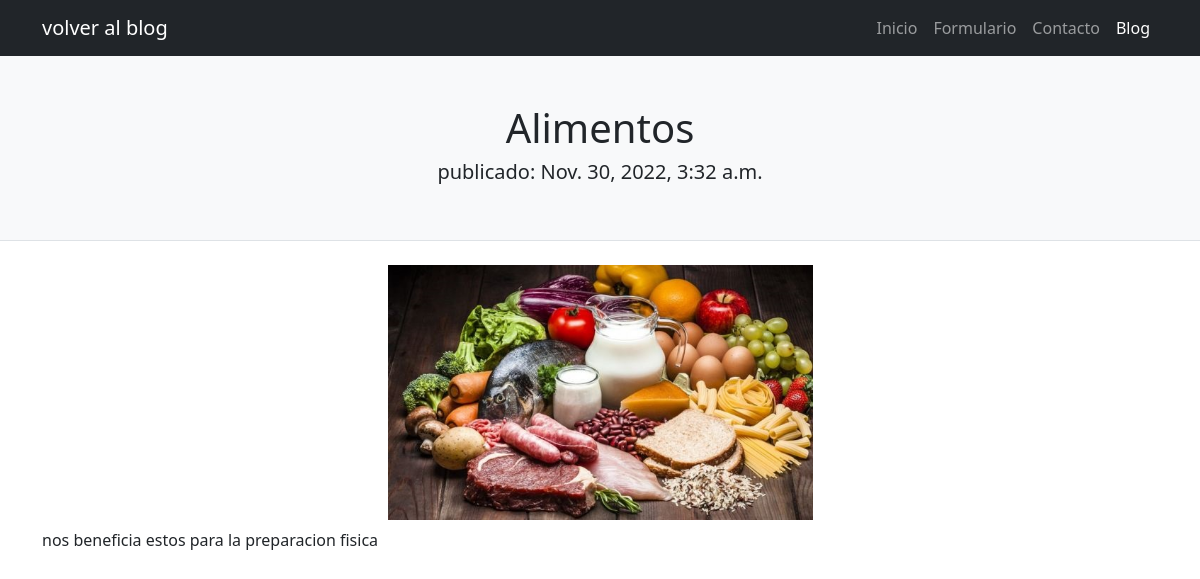
The page /blog/detail/5/ on the database its author committed.
### blog/models.py (models this page shows, shortened)
class Post(models.Model):
    title = models.CharField(max_length=100)
    short_content = models.CharField(max_length=255)
    content = models.TextField(max_length=3000)
    date_published = models.DateTimeField(auto_now_add=True)
    image = models.ImageField(upload_to="posts", null=True, blank=True)

### blog/views.py (the view)
# urls.py: path('detail/<int:pk>/', DetailPost.as_view(), name="detail-post"),
class DetailPost(DetailView):
    model=Post

### blog/templates/blog/post_detail.html (shortened to what this page needs)
{% extends 'blog/base.html' %}
{% load static %}
{% block header %}
    <div class="d-flex justify-content-center">
        <h1>{{object.title}}</h1>
    </div>
    <div class="d-flex justify-content-center">
        <h5> publicado: {{object.date_published}} </h5>
    </div>
{% endblock %}
{% block contenido %}
    <div class="d-flex justify-content-center">
        {% if object.image %}
        <img height="255" src="{{ object.image.url }}" />
        {% else %}
        <img height="255" src="https://dummyimage.com/255x255/dee2e6/6c757d.jpg" alt="...">
        {% endif %}
    </div>
    <div class="container text-wrap py-1 my-1" style="word-break: break-all;">
            {{object.content}}
    </div>
{% endblock %}

### rows shown on the page
Post: title "Alimentos", date_published "Nov. 30, 2022, 3:32 a.m.", image (picture), content "nos beneficia estos para la preparacion fisica"
